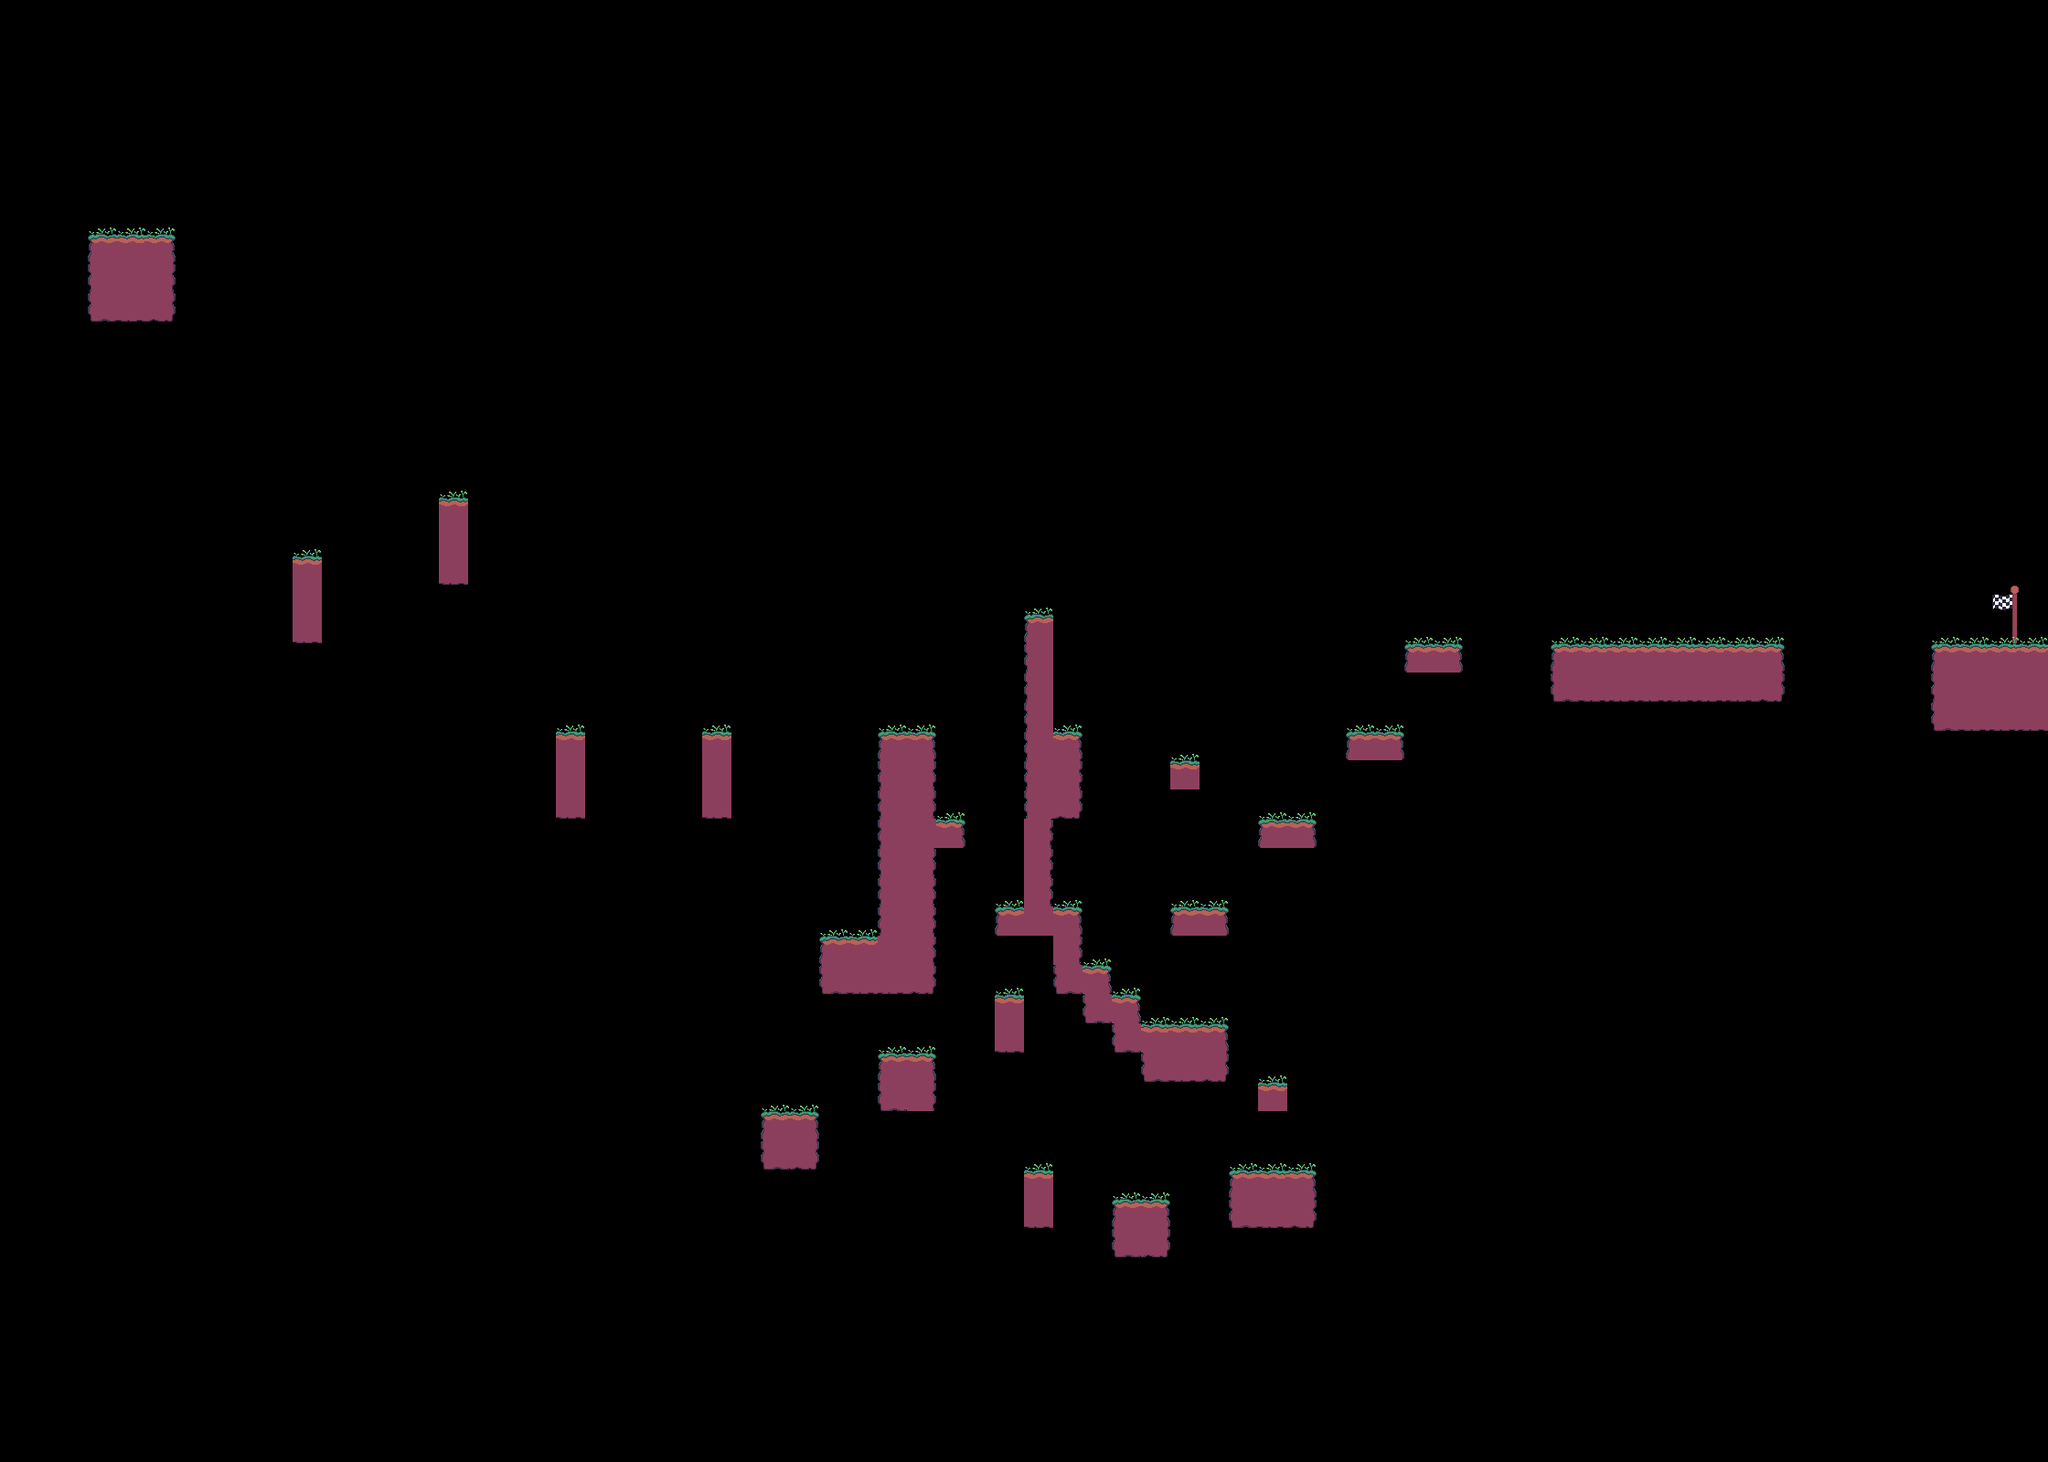

Tiled map render using the project's own tile images. Description and the map definition, with tile-layer contents summarised, below:
An orthogonal 70x50 tile map with 32x32 px tiles, 2 tile layers (Ground, Decorations) and 2 objects (spawn, goal).

<map version="1.2" tiledversion="1.2.1" orientation="orthogonal" renderorder="right-down" width="70" height="50" tilewidth="32" tileheight="32" infinite="0" nextlayerid="6" nextobjectid="3">
 <tileset firstgid="1" source="Sprites.tsx" />
 <layer id="4" name="Ground" width="70" height="50">
  <data>[3500 cells, 134 non-empty, 10 distinct tile ids]</data>
 </layer>
 <objectgroup id="3" name="Objects">
  <object id="1" name="spawn" x="133.366" y="231.196">
   <point />
  </object>
  <object id="2" name="goal" x="2175.86" y="633.929" width="32.9512" height="68.8088" />
 </objectgroup>
 <layer id="5" name="Decorations" width="70" height="50">
  <data>[3500 cells, 55 non-empty, 3 distinct tile ids]</data>
 </layer>
</map>